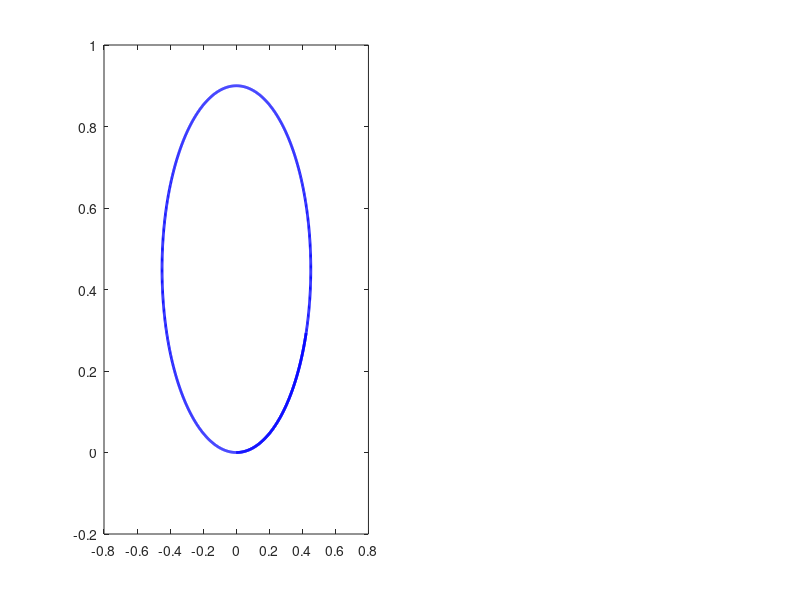

Write the MATLAB code that produced this figure. (Note: this script raises an error after producing the figure.)
%% step2_robot_kinematics.m
% LEARNING OBJECTIVE: Understand how differential drive robots move
% 
% Students will learn:
% - Relationship between wheel speeds and robot motion
% - Forward kinematics equations
% - Effect of different wheel velocity combinations

clc; clear; close all;

fprintf('═══════════════════════════════════════════════════════════\n');
fprintf('   STEP 2: DIFFERENTIAL DRIVE ROBOT KINEMATICS\n');
fprintf('═══════════════════════════════════════════════════════════\n\n');

%% Robot Parameters (Explain each to students)
robot.wheel_radius = 0.05;    % 5 cm wheels
robot.wheel_base = 0.3;       % 30 cm between wheels
robot.max_speed = 10;         % max wheel angular velocity (rad/s)

fprintf('Robot Parameters:\n');
fprintf('  Wheel Radius (r): %.2f m\n', robot.wheel_radius);
fprintf('  Wheel Base (L):   %.2f m\n', robot.wheel_base);
fprintf('  Max Wheel Speed:  %.1f rad/s\n\n', robot.max_speed);

%% Simulation Setup
dt = 0.01;          % Time step (10 ms)
t_final = 15;       % Simulation duration
t = 0:dt:t_final;   % Time vector
N = length(t);      % Number of time steps

% Initialize state: [x, y, theta]
state = zeros(N, 3);
state(1,:) = [0, 0, 0];  % Start at origin, facing +X

%% Define Motion Pattern (Students can modify this!)
fprintf('Select motion pattern:\n');
fprintf('  1 - Straight Line\n');
fprintf('  2 - Circle (Left Turn)\n');
fprintf('  3 - Circle (Right Turn)\n');
fprintf('  4 - S-Curve\n');
fprintf('  5 - Square Path\n\n');

pattern = 2;  % <-- STUDENTS: Change this value (1-5)
fprintf('Using Pattern %d\n\n', pattern);

% Generate wheel velocities based on pattern
omega_L = zeros(N, 1);  % Left wheel angular velocity
omega_R = zeros(N, 1);  % Right wheel angular velocity

switch pattern
    case 1  % Straight line
        omega_L(:) = 5;
        omega_R(:) = 5;
        
    case 2  % Circle (left turn)
        omega_L(:) = 3;
        omega_R(:) = 6;
        
    case 3  % Circle (right turn)
        omega_L(:) = 6;
        omega_R(:) = 3;
        
    case 4  % S-Curve
        omega_L = 5 + 2*sin(0.5*t');
        omega_R = 5 - 2*sin(0.5*t');
        
    case 5  % Square (approximate)
        segment_time = t_final / 8;
        for i = 1:N
            segment = floor(t(i) / segment_time);
            if mod(segment, 2) == 0  % Straight
                omega_L(i) = 5;
                omega_R(i) = 5;
            else  % Turn
                omega_L(i) = -3;
                omega_R(i) = 3;
            end
        end
end

%% Main Simulation Loop
fprintf('Running simulation...\n');

velocity_log = zeros(N, 2);  % [v, omega] log

for k = 1:N-1
    % Current state
    x = state(k, 1);
    y = state(k, 2);
    theta = state(k, 3);
    
    % ═══════════════════════════════════════════════════════════
    % KINEMATIC EQUATIONS (Core learning content)
    % ═══════════════════════════════════════════════════════════
    
    % Convert wheel angular velocities to linear velocities
    v_L = robot.wheel_radius * omega_L(k);  % Left wheel linear velocity
    v_R = robot.wheel_radius * omega_R(k);  % Right wheel linear velocity
    
    % Robot velocities (at center point)
    v = (v_R + v_L) / 2;                    % Linear velocity
    omega = (v_R - v_L) / robot.wheel_base; % Angular velocity
    
    velocity_log(k,:) = [v, omega];
    
    % State derivatives (how position changes)
    x_dot = v * cos(theta);
    y_dot = v * sin(theta);
    theta_dot = omega;
    
    % Euler integration (update state)
    state(k+1, 1) = x + x_dot * dt;
    state(k+1, 2) = y + y_dot * dt;
    state(k+1, 3) = theta + theta_dot * dt;
end

fprintf('Simulation complete!\n\n');

%% Visualization
figure('Name', 'Step 2: Robot Kinematics', 'Position', [100 100 1200 500]);

% Plot 1: Trajectory
subplot(1, 2, 1);
plot(state(:,1), state(:,2), 'b-', 'LineWidth', 2);
hold on;

% Draw robot at intervals
draw_interval = floor(N/15);
for k = 1:draw_interval:N
    drawRobot(state(k,1), state(k,2), state(k,3), robot.wheel_base/2, [0.2 0.6 1]);
end

% Mark start and end
plot(state(1,1), state(1,2), 'go', 'MarkerSize', 15, 'MarkerFaceColor', 'g');
plot(state(end,1), state(end,2), 'rs', 'MarkerSize', 15, 'MarkerFaceColor', 'r');

xlabel('X Position (m)', 'FontSize', 12);
ylabel('Y Position (m)', 'FontSize', 12);
title('Robot Trajectory', 'FontSize', 14);
axis equal; grid on;
legend('Path', 'Robot Pose', 'Start', 'End', 'Location', 'best');

% Plot 2: Velocities over time
subplot(1, 2, 2);
yyaxis left
plot(t, velocity_log(:,1), 'b-', 'LineWidth', 1.5);
ylabel('Linear Velocity v (m/s)', 'FontSize', 12);
ylim([min(velocity_log(:,1))-0.1, max(velocity_log(:,1))+0.1]);

yyaxis right
plot(t, velocity_log(:,2), 'r-', 'LineWidth', 1.5);
ylabel('Angular Velocity ω (rad/s)', 'FontSize', 12);

xlabel('Time (s)', 'FontSize', 12);
title('Velocity Commands', 'FontSize', 14);
grid on;
legend('Linear v', 'Angular ω', 'Location', 'best');

sgtitle('STEP 2: Differential Drive Kinematics', 'FontSize', 16, 'FontWeight', 'bold');

%% Display Key Equations
fprintf('═══════════════════════════════════════════════════════════\n');
fprintf('KEY EQUATIONS:\n');
fprintf('═══════════════════════════════════════════════════════════\n');
fprintf('  v = r(ωR + ωL)/2      Linear velocity\n');
fprintf('  ω = r(ωR - ωL)/L      Angular velocity\n');
fprintf('  ẋ = v·cos(θ)         X velocity\n');
fprintf('  ẏ = v·sin(θ)         Y velocity\n');
fprintf('  θ̇ = ω                Heading rate\n');
fprintf('═══════════════════════════════════════════════════════════\n');

%% Helper Function
function drawRobot(x, y, theta, size, color)
    % Draw triangle representing robot
    angles = theta + [0, 2.5, -2.5];
    px = x + size * cos(angles);
    py = y + size * sin(angles);
    fill(px, py, color, 'FaceAlpha', 0.7, 'EdgeColor', 'k');
end
